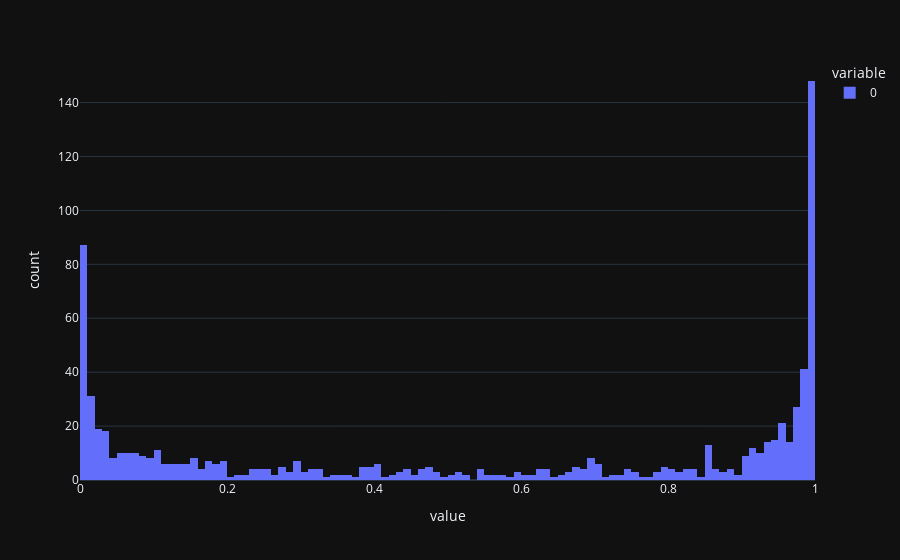

The code cell stored with this chart in its notebook:
### Code cell
import plotly.express as px

test_features = df_feat_l4_full[df_feat_l4_full.index.to_numpy() >= date_to_timestamp("2025-03-01")]
res = side_model.predict(test_features)

fig = px.histogram(res, nbins=100)
fig.show()

### Figure 1 — Plotly figure (JSON) as saved in the notebook; plotly's stock layout.template omitted (floating-point values rounded to 4 significant figures; data arrays with more than 128 entries replaced by an {"elided": "..."} marker saying what was removed)
{"data": [{"bingroup": "x", "hovertemplate": "variable=0<br>value=%{x}<br>count=%{y}<extra></extra>", "legendgroup": "0", "marker": {"color": "#636efa", "pattern": {"shape": ""}}, "name": "0", "nbinsx": 100, "orientation": "v", "showlegend": true, "x": {"elided": "808 float values"}, "xaxis": "x", "yaxis": "y", "type": "histogram"}], "layout": {"xaxis": {"anchor": "y", "domain": [0.0, 1.0], "title": {"text": "value"}}, "yaxis": {"anchor": "x", "domain": [0.0, 1.0], "title": {"text": "count"}}, "legend": {"title": {"text": "variable"}, "tracegroupgap": 0}, "margin": {"t": 60}, "barmode": "relative"}}
